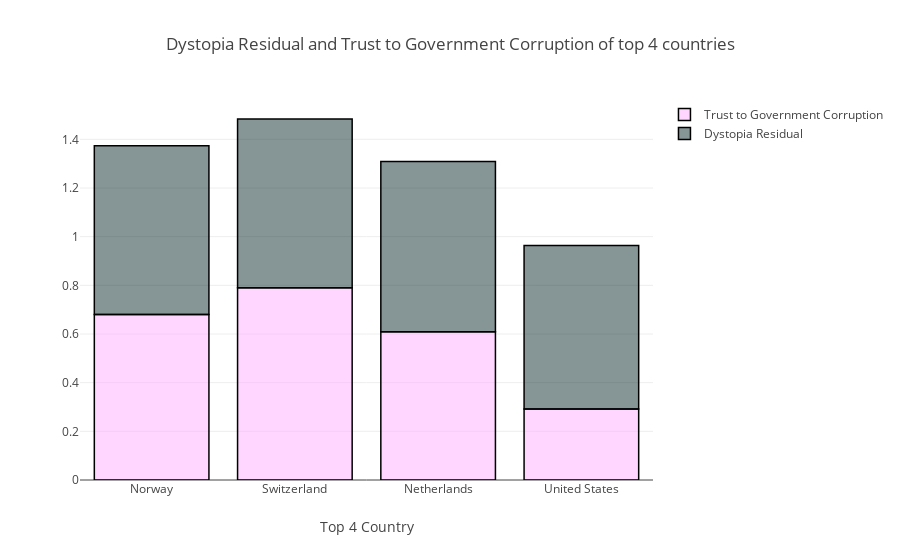

Write notebook code for a chart like this one.
### Markdown cell above
Now, lets make a comparision between top 4 countries with the highes GDP per capita

### Code cell
new_data = pd.read_csv("../input/2017.csv")
created_data = pd.concat([new_data["Country"], new_data["Happiness.Rank"],y, data_normalized, ], axis =1)
created_data.rename(columns = {"Happiness.Rank" : "Happiness_Rank"}, inplace = True)

import plotly.graph_objs as go
defined_data = created_data[created_data.Economy__GDP_per_Capita_ > 0.8].iloc[:4,:]
#defined_data
trace1 =go.Bar(
                x = defined_data.Country,
                y = defined_data.Trust__Government_Corruption_,
                name = "Trust to Government Corruption",
                marker = dict(color = 'rgba(255, 174, 255, 0.5)',
                             line=dict(color='rgb(0,0,0)',width=1.5)),
                            )
trace2= go.Bar(
                x = defined_data.Country,
                y = defined_data.Dystopia_Residual,
                name = "Dystopia Residual",
     marker = dict(color = 'rgba(15, 44, 45, 0.5)',
                             line=dict(color='rgb(0,0,0)',width=1.5)),
    
)

data = [trace1, trace2]


layout = {
        "xaxis" : { "title" :" Top 4 Country"},
        "barmode" : "relative",
        "title" : "Dystopia Residual and Trust to Government Corruption of top 4 countries"
}

fig = go.Figure(data = data, layout = layout)
iplot(fig)

### Figure 1 — Plotly figure (JSON) as saved in the notebook; plotly's stock layout.template omitted (floating-point values rounded to 4 significant figures)
{"data": [{"marker": {"color": "rgba(255, 174, 255, 0.5)", "line": {"color": "rgb(0,0,0)", "width": 1.5}}, "name": "Trust to Government Corruption", "type": "bar", "uid": "aa823a4b-c562-41e1-8d32-6240318333be", "x": ["Norway", "Switzerland", "Netherlands", "United States"], "y": [0.6805, 0.7904, 0.6088, 0.2921]}, {"marker": {"color": "rgba(15, 44, 45, 0.5)", "line": {"color": "rgb(0,0,0)", "width": 1.5}}, "name": "Dystopia Residual", "type": "bar", "uid": "4a417f35-2c28-437b-991a-afe34118c0d2", "x": ["Norway", "Switzerland", "Netherlands", "United States"], "y": [0.6932, 0.6931, 0.6997, 0.6717]}], "layout": {"barmode": "relative", "title": {"text": "Dystopia Residual and Trust to Government Corruption of top 4 countries"}, "xaxis": {"title": {"text": " Top 4 Country"}}}}
